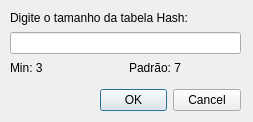
<?xml version="1.0" encoding="UTF-8"?>
<ui version="4.0">
 <class>QDialogHash</class>
 <widget class="QDialog" name="QDialogHash">
  <property name="geometry">
   <rect>
    <x>0</x>
    <y>0</y>
    <width>253</width>
    <height>122</height>
   </rect>
  </property>
  <property name="windowTitle">
   <string>Dialog</string>
  </property>
  <widget class="QDialogButtonBox" name="buttonBox">
   <property name="geometry">
    <rect>
     <x>100</x>
     <y>80</y>
     <width>141</width>
     <height>41</height>
    </rect>
   </property>
   <property name="orientation">
    <enum>Qt::Horizontal</enum>
   </property>
   <property name="standardButtons">
    <set>QDialogButtonBox::Cancel|QDialogButtonBox::Ok</set>
   </property>
  </widget>
  <widget class="QWidget" name="verticalLayoutWidget">
   <property name="geometry">
    <rect>
     <x>10</x>
     <y>10</y>
     <width>231</width>
     <height>65</height>
    </rect>
   </property>
   <layout class="QVBoxLayout" name="verticalLayout">
    <item>
     <widget class="QLabel" name="label">
      <property name="text">
       <string>Digite o tamanho da tabela Hash:</string>
      </property>
     </widget>
    </item>
    <item>
     <widget class="QLineEdit" name="lineEdit">
      <property name="maxLength">
       <number>2</number>
      </property>
     </widget>
    </item>
    <item>
     <layout class="QHBoxLayout" name="horizontalLayout">
      <item>
       <widget class="QLabel" name="label_2">
        <property name="text">
         <string>Min: 3</string>
        </property>
       </widget>
      </item>
      <item>
       <widget class="QLabel" name="padraolabel">
        <property name="text">
         <string>Padrão: 7</string>
        </property>
       </widget>
      </item>
     </layout>
    </item>
   </layout>
  </widget>
 </widget>
 <resources/>
 <connections>
  <connection>
   <sender>buttonBox</sender>
   <signal>accepted()</signal>
   <receiver>QDialogHash</receiver>
   <slot>accept()</slot>
   <hints>
    <hint type="sourcelabel">
     <x>248</x>
     <y>254</y>
    </hint>
    <hint type="destinationlabel">
     <x>157</x>
     <y>274</y>
    </hint>
   </hints>
  </connection>
  <connection>
   <sender>buttonBox</sender>
   <signal>rejected()</signal>
   <receiver>QDialogHash</receiver>
   <slot>reject()</slot>
   <hints>
    <hint type="sourcelabel">
     <x>316</x>
     <y>260</y>
    </hint>
    <hint type="destinationlabel">
     <x>286</x>
     <y>274</y>
    </hint>
   </hints>
  </connection>
 </connections>
</ui>
